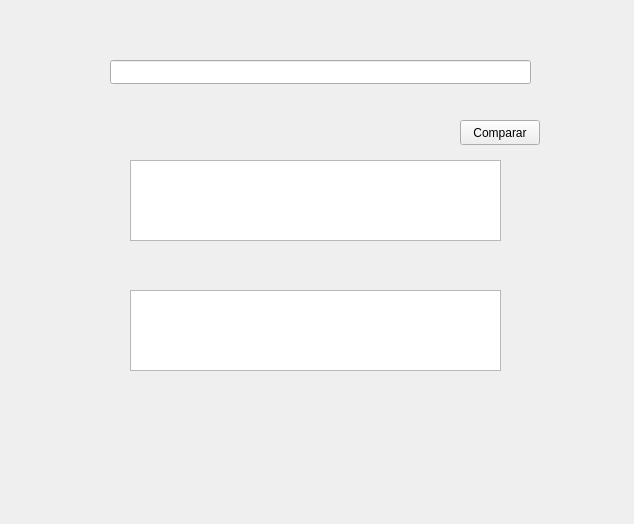
<?xml version="1.0" encoding="UTF-8"?>
<ui version="4.0">
 <class>UserAgent</class>
 <widget class="QWidget" name="UserAgent">
  <property name="geometry">
   <rect>
    <x>0</x>
    <y>0</y>
    <width>634</width>
    <height>524</height>
   </rect>
  </property>
  <property name="windowTitle">
   <string>UserAgent</string>
  </property>
  <widget class="QLineEdit" name="leURL">
   <property name="geometry">
    <rect>
     <x>110</x>
     <y>60</y>
     <width>421</width>
     <height>24</height>
    </rect>
   </property>
  </widget>
  <widget class="QTextEdit" name="tedit1">
   <property name="geometry">
    <rect>
     <x>130</x>
     <y>160</y>
     <width>371</width>
     <height>81</height>
    </rect>
   </property>
  </widget>
  <widget class="QTextEdit" name="tedit2">
   <property name="geometry">
    <rect>
     <x>130</x>
     <y>290</y>
     <width>371</width>
     <height>81</height>
    </rect>
   </property>
  </widget>
  <widget class="QLabel" name="label">
   <property name="geometry">
    <rect>
     <x>220</x>
     <y>440</y>
     <width>181</width>
     <height>31</height>
    </rect>
   </property>
   <property name="text">
    <string/>
   </property>
  </widget>
  <widget class="QPushButton" name="pb">
   <property name="geometry">
    <rect>
     <x>460</x>
     <y>120</y>
     <width>80</width>
     <height>25</height>
    </rect>
   </property>
   <property name="text">
    <string>Comparar</string>
   </property>
  </widget>
 </widget>
 <resources/>
 <connections/>
</ui>
